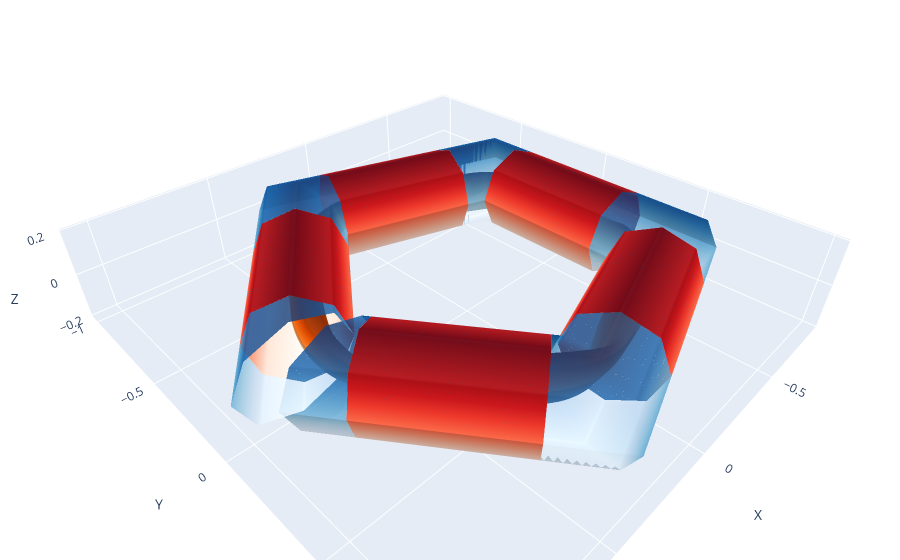

Write notebook code for a chart like this one.
### Code cell
fig = pwc_surf_0().plot(colormap="Reds", surface_kwargs=dict(
    opacity=1), cut_tor=n_harmonics * factor)
fig_1 = pwc_surf_1().plot(colormap="Blues", surface_kwargs=dict(opacity=0.8))
fig.add_traces(fig_1.data)
fig_2 = surf_plasma().plot(
    surface_kwargs=dict(opacity=1),
    colormap="Oranges",
    nfp=surf_plasma.nfp,
)
fig.add_traces(fig_2.data)
fig.show()
